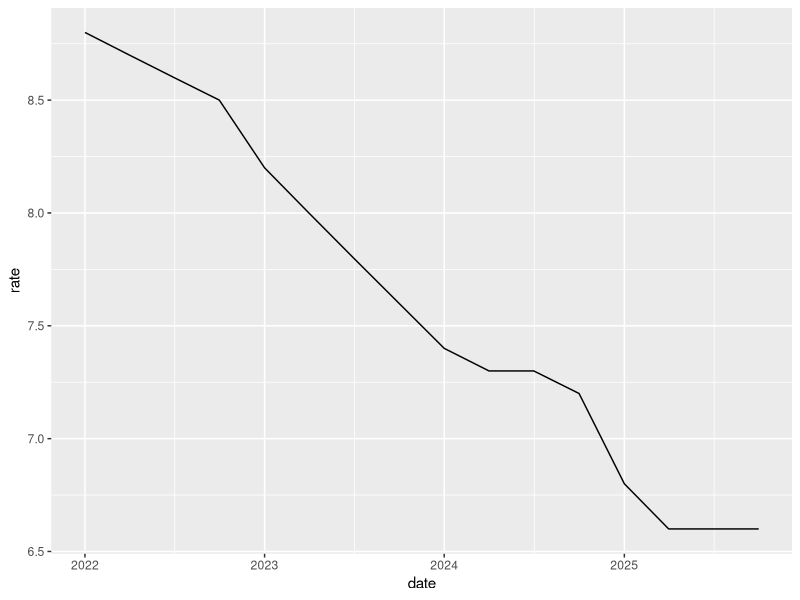

The R script that drew this image:
## ---- chunk 1
#| include: false
library(tidyverse)
rates <- read_csv("unemployment.csv")
REGION <- "Riyadh"
now <- rates |>
  filter(region == REGION, quarter == "2025Q4") |>
  pull(rate)
then <- rates |>
  filter(region == REGION, quarter == "2022Q1") |>
  pull(rate)
## ---- chunk 2
glimpse(rates)
## ---- chunk 3
kingdom <- rates |> filter(region == "Kingdom")
ggplot(kingdom, aes(date, rate)) + geom_line()
